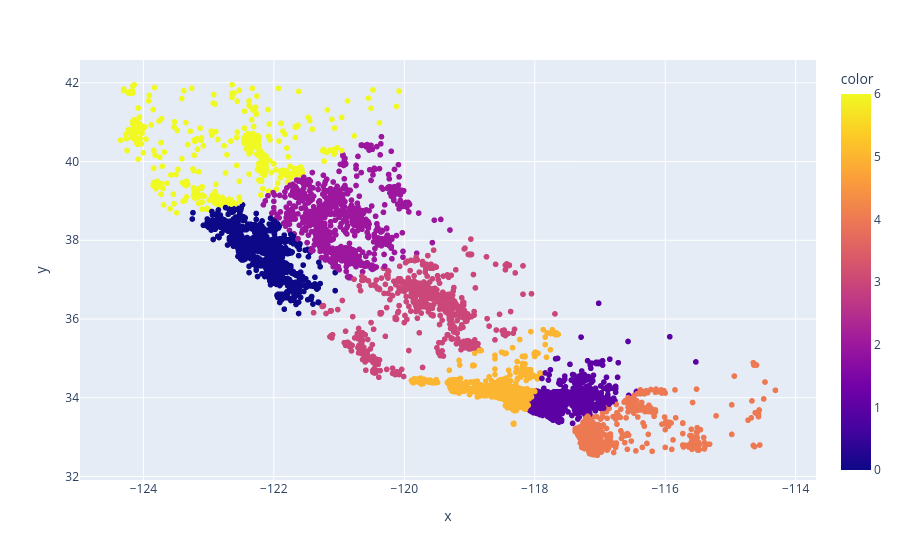

Notebook code cell kept with this figure:
### Code cell
px.scatter(
    x=train_df["longitude"], y=train_df["latitude"], color=kmeans.labels_
)

### Figure 1 — Plotly figure (JSON) as saved in the notebook; plotly's stock layout.template omitted (floating-point values rounded to 4 significant figures; data arrays with more than 128 entries replaced by an {"elided": "..."} marker saying what was removed)
{"data": [{"hovertemplate": "x=%{x}<br>y=%{y}<br>color=%{marker.color}<extra></extra>", "legendgroup": "", "marker": {"color": {"elided": "17000 int values"}, "coloraxis": "coloraxis", "symbol": "circle"}, "mode": "markers", "name": "", "showlegend": false, "type": "scattergl", "x": {"elided": "17000 float values"}, "xaxis": "x", "y": {"elided": "17000 float values"}, "yaxis": "y"}], "layout": {"coloraxis": {"colorbar": {"title": {"text": "color"}}, "colorscale": [[0, "#0d0887"], [0.1111, "#46039f"], [0.2222, "#7201a8"], [0.3333, "#9c179e"], [0.4444, "#bd3786"], [0.5556, "#d8576b"], [0.6667, "#ed7953"], [0.7778, "#fb9f3a"], [0.8889, "#fdca26"], [1, "#f0f921"]]}, "legend": {"tracegroupgap": 0}, "margin": {"t": 60}, "xaxis": {"anchor": "y", "domain": [0, 1], "title": {"text": "x"}}, "yaxis": {"anchor": "x", "domain": [0, 1], "title": {"text": "y"}}}}
